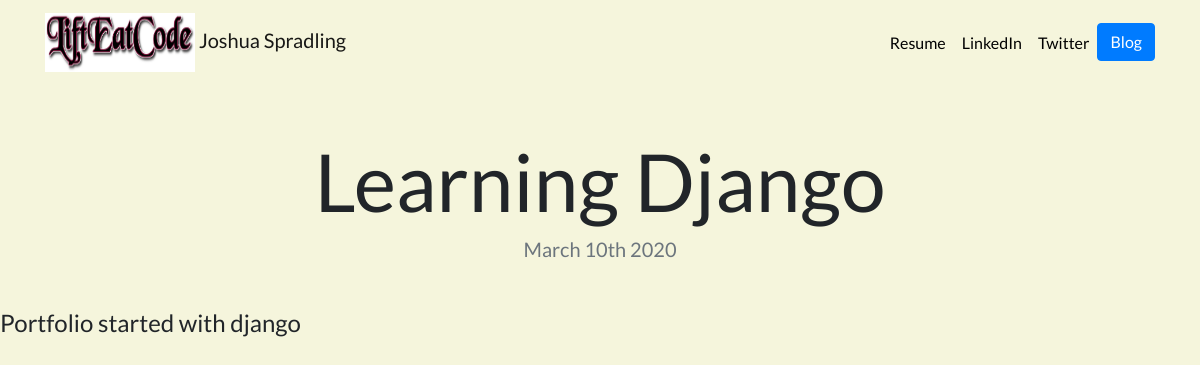
Page /blog/1/ on the committed database.
### blog/models.py (models this page shows, shortened)
class Blog(models.Model):
    title = models.CharField(max_length=100)
    description = models.TextField()
    date = models.DateField()

### blog/views.py (the view)
# urls.py: path('<int:blog_id>/', views.detail, name='detail')
def detail(request, blog_id):
    blog = get_object_or_404(Blog, pk=blog_id)
    return render(request, 'blog/detail.html', {'blog':blog})

### blog/templates/blog/detail.html
{% extends "portfolio/base.html" %}
{% load static %}
{% block content %}
<h1 class="text-center mt-5" id="blogdetailtitle">{{ blog.title }}</h1>
<h5 class="text-center text-muted mb-5">{{ blog.date|date:'F jS Y' }}</h5>
<h4 class="mt-5">{{ blog.description|safe }}</h4>
{% endblock %}

### portfolio/static/portfolio/custom.css (style rules this page uses)
body { font-family: 'Lato', sans-serif; background-color: beige; }
@media (min-width: 992px) { #blogdetailtitle { font-size: 5rem; } }

### rows in the picture
Blog: title "Learning Django", date "March 10th 2020", description "Portfolio started with django"
